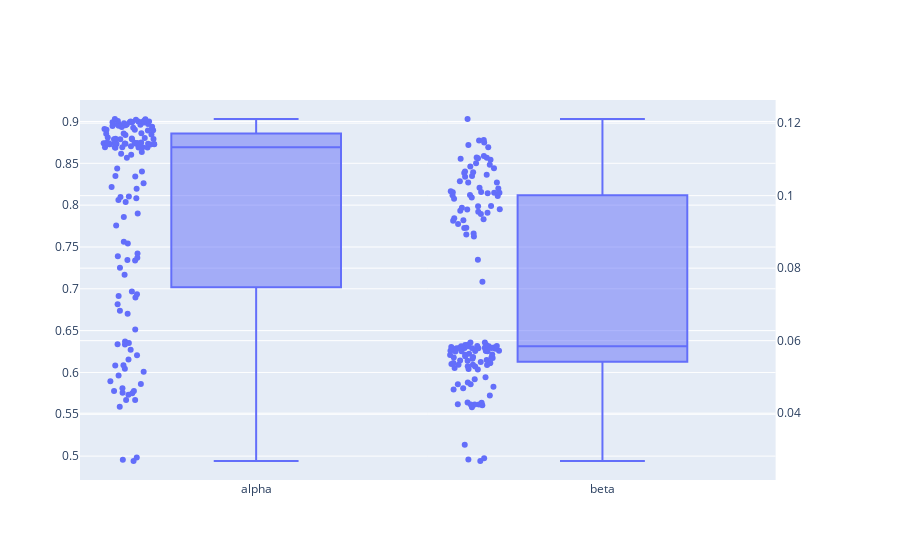

This figure's notebook cell:
### Code cell
subfig = make_subplots(specs=[[{"secondary_y": True}]])


alpha_fig = px.box(optimal_parameters_df,
             y=['alpha'], 
             points='all',
             width=900,
             height=400
)

beta_fig = px.box(optimal_parameters_df,
             y=['beta'],
             points='all',
             width=900,
             height=400
)

beta_fig.update_traces(yaxis='y2')

subfig.add_traces(alpha_fig.data + beta_fig.data)

subfig.for_each_trace(
    lambda t: t.update(line=dict(color=t.marker.color))
)

pio.write_image(
    subfig,
    '../results/LFR_DZ_CSTR/results/alpha_beta_boxplot.png',
    format='png',
    width=1080,
    height=1080
)

subfig.show()

### Figure 1 — Plotly figure (JSON) as saved in the notebook; plotly's stock layout.template omitted (floating-point values rounded to 4 significant figures; data arrays with more than 128 entries replaced by an {"elided": "..."} marker saying what was removed)
{"data": [{"alignmentgroup": "True", "boxpoints": "all", "hovertemplate": "variable=%{x}<br>value=%{y}<extra></extra>", "legendgroup": "", "line": {"color": "#636efa"}, "marker": {"color": "#636efa"}, "name": "", "notched": false, "offsetgroup": "", "orientation": "v", "showlegend": false, "type": "box", "x": {"elided": "135 str values"}, "x0": " ", "xaxis": "x", "y": {"elided": "135 float values"}, "y0": " ", "yaxis": "y"}, {"alignmentgroup": "True", "boxpoints": "all", "hovertemplate": "variable=%{x}<br>value=%{y}<extra></extra>", "legendgroup": "", "line": {"color": "#636efa"}, "marker": {"color": "#636efa"}, "name": "", "notched": false, "offsetgroup": "", "orientation": "v", "showlegend": false, "type": "box", "x": {"elided": "135 str values"}, "x0": " ", "xaxis": "x", "y": {"elided": "135 float values"}, "y0": " ", "yaxis": "y2"}], "layout": {"xaxis": {"anchor": "y", "domain": [0, 0.94]}, "yaxis": {"anchor": "x", "domain": [0, 1]}, "yaxis2": {"anchor": "x", "overlaying": "y", "side": "right"}}}
